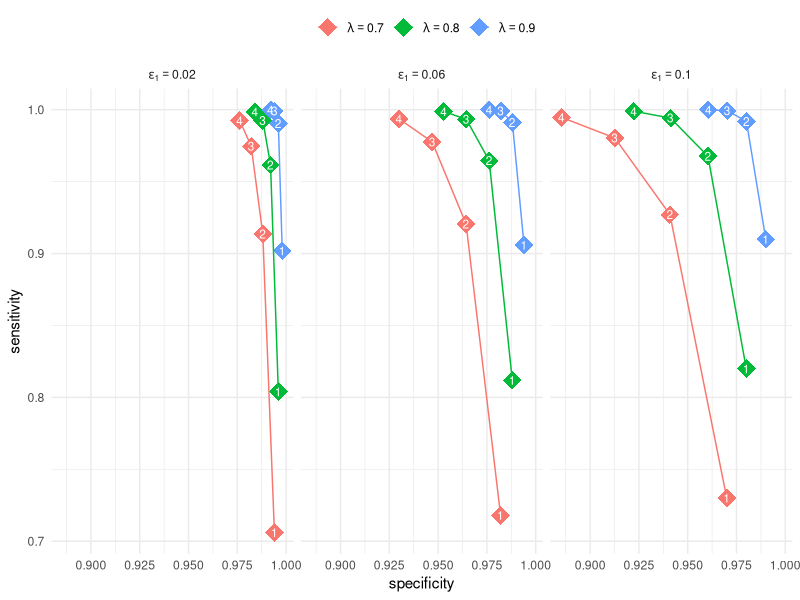
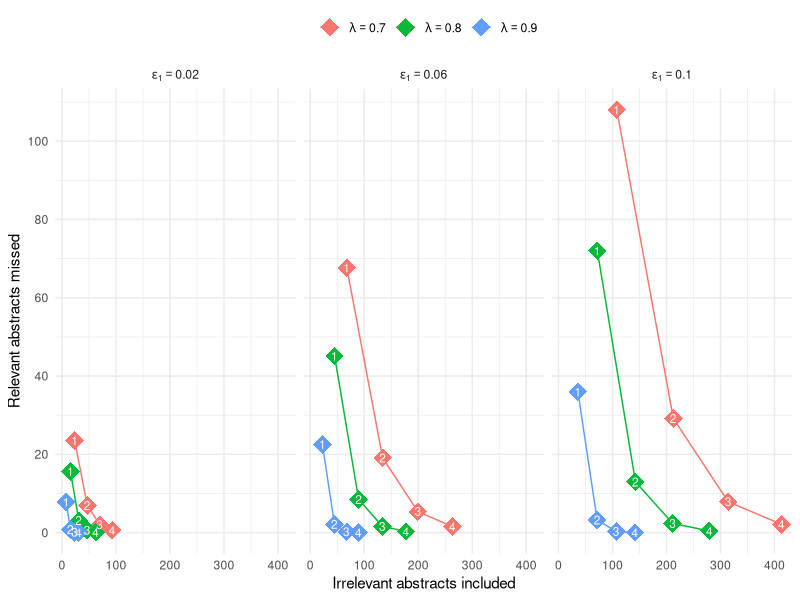

Write the R code that produced these figures, in order.
## ---- chunk 1
#| label: fig-sensitivity-specificity
#| fig-cap: Sensitivity and specificity curves under the basic agreement model, for various values of $\epsilon_1$ and $\lambda$
#| fig-width: 8.5
#| fig-height: 4

library(tidyverse)

N <- 4000

sens_spec <- 
  expand_grid(
    A = c(1,2,3,4),
    lambda = c(0.7,0.8,0.9),
    epsilon1 = c(0.02, 0.06, 0.10)
  ) %>%
  mutate(
    epsilon1_lab = paste("epsilon[1] ==", epsilon1),
    lambda_lab = paste("lambda ==", lambda),
    sensitivity = 1 - (1 - lambda)^A * (1 - epsilon1)^A,
    specificity = (lambda + (1 - lambda) * (1 - epsilon1))^A,
    relevant_missed = N * epsilon1 * (1 - sensitivity),
    irrelevant_included = N * (1 - epsilon1) * (1 - specificity)
  )

ggplot(sens_spec) + 
  aes(specificity, sensitivity, color = lambda_lab, label = A) + 
  geom_point(size = 6, shape = 18) + 
  geom_line() + 
  geom_text(color = "white", size = 3) + 
  facet_wrap(
    ~ epsilon1_lab,
    labeller = label_parsed
  ) + 
  scale_color_discrete(labels = scales::parse_format()) + 
  theme_minimal() + 
  labs(color = "") + 
  theme(legend.position = "top")
## ---- chunk 2
#| label: fig-missed-included
#| fig-cap: Projected number of relevant records missed and irrelevant records included under the basic agreement model, for various values of $\epsilon_1$ and $\lambda$
#| fig-width: 8.5
#| fig-height: 4

ggplot(sens_spec) + 
  aes(irrelevant_included, relevant_missed, color = lambda_lab, label = A) + 
  geom_point(size = 6, shape = 18) + 
  geom_line() + 
  geom_text(color = "white", size = 3) + 
  facet_wrap(
    ~ epsilon1_lab,
    labeller = label_parsed
  ) + 
  scale_color_discrete(labels = scales::parse_format()) + 
  scale_y_continuous(breaks = seq(0,100,20)) + 
  theme_minimal() + 
  labs(
    x = "Irrelevant abstracts included",
    y = "Relevant abstracts missed",
    color = ""
  ) + 
  theme(legend.position = "top")
